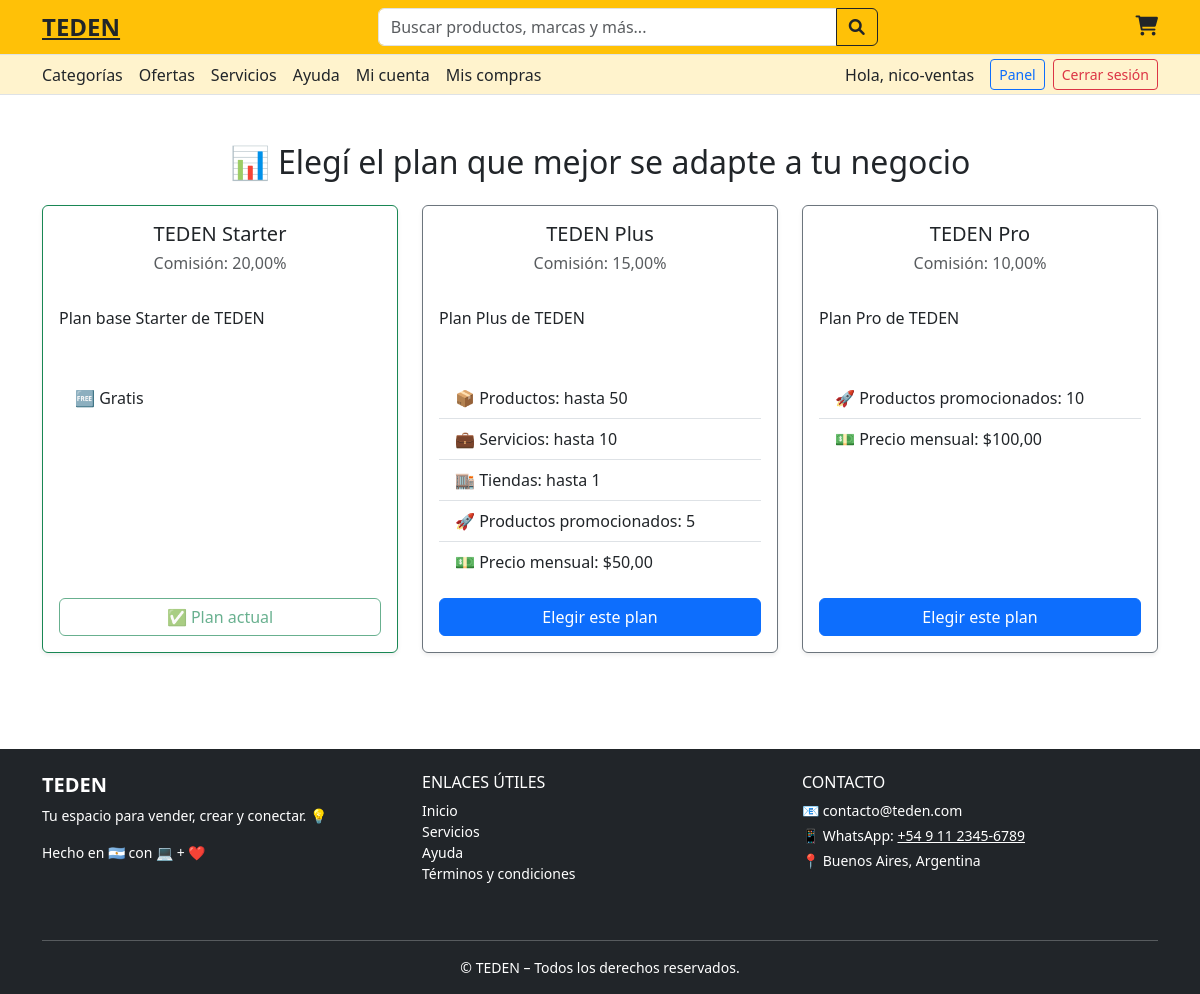
Page /elegir-plan/ (signed in) on the committed database.
### users/models.py (models this page shows, shortened)
class User(AbstractUser):
    email = models.EmailField(unique=True)
    role = models.CharField(
        max_length=10,
        choices=[('buyer', 'Comprador'), ('seller', 'Vendedor')],
        blank=True,
        null=True
    )
    ofrece_servicios = models.BooleanField(default=False)
    bio = models.TextField(blank=True)
    profile_picture = models.ImageField(upload_to='profiles/', blank=True, null=True)
    cuit_cuil = models.CharField(max_length=20, blank=True, null=True)
    direccion = models.CharField(max_length=255, blank=True, null=True)
    provincia = models.CharField(max_length=100, blank=True, null=True)
    pais = models.CharField(max_length=100, blank=True, null=True)
    codigo_postal = models.CharField(max_length=20, blank=True, null=True)
    telefono = models.CharField(max_length=20, blank=True, null=True)

### plans/models.py (models this page shows, shortened)
class SellerPlan(models.Model):
    PLAN_CHOICES = [
        ('starter', 'TEDEN Starter'),
        ('plus', 'TEDEN Plus'),
        ('pro', 'TEDEN Pro'),
    ]
    name = models.CharField(max_length=50, choices=PLAN_CHOICES, unique=True)
    description = models.TextField()
    monthly_price = models.DecimalField(max_digits=6, decimal_places=2, default=0.00)
    max_products = models.PositiveIntegerField(null=True, blank=True)
    max_services = models.PositiveIntegerField(null=True, blank=True)
    max_stores = models.PositiveIntegerField(null=True, blank=True)
    promoted_products = models.PositiveIntegerField(default=0)
    commission_percent = models.DecimalField(max_digits=5, decimal_places=2, default=20.0)

### users/views.py (the view, shortened to what this page needs)
# urls.py: path('elegir-plan/', views.elegir_plan, name='elegir_plan'),
@login_required
def elegir_plan(request):
    user = request.user
    vendedor = user if user.role == 'seller' else None
    if not hasattr(vendedor, 'sellerprofile'):
        starter_plan = SellerPlan.objects.get(name='starter')
        SellerProfile.objects.get_or_create(user=vendedor, defaults={'plan': starter_plan})
    planes = SellerPlan.objects.all()
    return render(request, 'users/elegir_plan.html', {'planes': planes})

### users/templates/users/elegir_plan.html (shortened to what this page needs)
{% include "partials/header.html" %}
{% include "partials/register_modal.html" %}
{% load static %}
{% load widget_tweaks %}
{% block content %}
<div class="container py-5">
  <h2 class="text-center mb-4">📊 Elegí el plan que mejor se adapte a tu negocio</h2>
  <div class="row g-4 justify-content-center">
    {% for plan in planes %}
    <div class="col-md-6 col-lg-4">
      <div class="card shadow-sm h-100 border {% if request.user.sellerprofile and request.user.sellerprofile.plan.name == plan.name %}border-success{% else %}border-secondary{% endif %}">
        <div class="card-body d-flex flex-column">
          <h5 class="card-title text-center">{{ plan.get_name_display }}</h5>
          <h6 class="text-muted text-center mb-3">Comisión: {{ plan.commission_percent }}%</h6>
          <p>{{ plan.description|linebreaks }}</p>
          <ul class="list-group list-group-flush my-3">
            {% if plan.max_products %}<li class="list-group-item">📦 Productos: hasta {{ plan.max_products }}</li>{% endif %}
            {% if plan.max_services %}<li class="list-group-item">💼 Servicios: hasta {{ plan.max_services }}</li>{% endif %}
            {% if plan.max_stores %}<li class="list-group-item">🏬 Tiendas: hasta {{ plan.max_stores }}</li>{% endif %}
            {% if plan.promoted_products %}<li class="list-group-item">🚀 Productos promocionados: {{ plan.promoted_products }}</li>{% endif %}
            {% if plan.monthly_price > 0 %}
              <li class="list-group-item">💵 Precio mensual: ${{ plan.monthly_price }}</li>
            {% else %}
              <li class="list-group-item">🆓 Gratis</li>
            {% endif %}
          </ul>
          <form method="POST" class="mt-auto">
            {% if request.user.sellerprofile and request.user.sellerprofile.plan.name == plan.name %}
              <button class="btn btn-outline-success w-100" disabled>✅ Plan actual</button>
            {% else %}
              <button class="btn btn-primary w-100">Elegir este plan</button>
            {% endif %}
          </form>
        </div>
      </div>
    </div>
    {% endfor %}
  </div>
</div>
{% endblock %}
{% include "partials/footer.html" %}

### core/templates/partials/header.html (shortened to what this page needs)
<!DOCTYPE html>
<html lang="es">
<head>
  {% load static %}
  <link rel="stylesheet" href="https://cdn.jsdelivr.net/npm/bootstrap@5.3.0/dist/css/bootstrap.min.css">
  <link rel="stylesheet" href="https://cdnjs.cloudflare.com/ajax/libs/font-awesome/6.0.0-beta3/css/all.min.css">
</head>
<body>
<div class="bg-warning py-2 border-bottom">
  <div class="container d-flex flex-wrap justify-content-between align-items-center">
    <div class="d-flex align-items-center gap-3">
      <span class="fw-bold fs-4"><a href="{% url 'home' %}" class="text-decoration-none, text-dark">TEDEN</a></span>
    </div>
    <form class="flex-grow-1 mx-4" style="max-width: 500px;">
      <div class="input-group">
        <input type="text" class="form-control" placeholder="Buscar productos, marcas y más...">
        <button class="btn btn-outline-dark" type="submit"><i class="fas fa-search"></i></button>
      </div>
    </form>
    <div class="d-flex align-items-center gap-3">
      <a href="#" class="text-dark" data-bs-toggle="modal" data-bs-target="#cartModal"><i class="fas fa-shopping-cart fs-5"></i></a>
    </div>
  </div>
</div>
<div class="bg-warning-subtle py-1 border-bottom">
  <div class="container d-flex justify-content-between align-items-center flex-wrap gap-2">
    <div class="d-flex flex-wrap gap-3">
      <a class="text-dark text-decoration-none" href="{% url 'lista_categorias' %}">Categorías</a>
      <a href="#" class="text-dark text-decoration-none">Ofertas</a>
      <a class="text-dark text-decoration-none" href="{% url 'ver_servicios' %}">Servicios</a>
      <a  href="{% url 'ayuda' %}" class="text-dark text-decoration-none">Ayuda</a>
      {% if user.is_authenticated %}
        <a href="{% url 'mi_cuenta' %}" class="text-dark text-decoration-none">Mi cuenta</a>
      {% endif %}
      <a href="{% url 'mis_compras' %}" class="text-dark text-decoration-none">Mis compras</a>
    </div>
    <div class="d-flex gap-2 align-items-center">
      {% if user.is_authenticated %}
        <span class="me-2">Hola, {{ user.first_name|default:user.username }}</span>
        {% if user.role == 'seller' %}
          <a href="{% url 'dashboard' %}" class="btn btn-outline-primary btn-sm">Panel</a>
        {% endif %}
        <form method="POST" action="{% url 'logout' %}" class="m-0">
          <button type="submit" class="btn btn-outline-danger btn-sm">Cerrar sesión</button>
        </form>
      {% else %}
        <button class="btn btn-outline-dark btn-sm" data-bs-toggle="modal" data-bs-target="#loginModal">Ingresá</button>
        <button class="btn btn-outline-dark btn-sm" data-bs-toggle="modal" data-bs-target="#registerModal">Registrarse</button>
      {% endif %}
    </div>
  </div>
</div>
{% include "partials/register_modal.html" %}
</body>
</html>

### rows in the picture
User: first_name "nico-ventas"
SellerPlan: name "TEDEN Starter", commission_percent "20,00", description "Plan base Starter de TEDEN", monthly_price "🆓 Gratis", shows "✅ Plan actual"
SellerPlan: name "TEDEN Plus", commission_percent "15,00", description "Plan Plus de TEDEN", max_products "50", max_services "10", max_stores "1", promoted_products "5", monthly_price "50,00", shows "Elegir este plan"
SellerPlan: name "TEDEN Pro", commission_percent "10,00", description "Plan Pro de TEDEN", promoted_products "10", monthly_price "100,00", shows "Elegir este plan"
